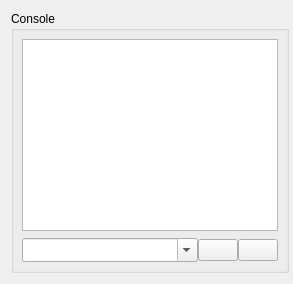
        <widget class="QWidget" name="layoutWidget1">
         <layout class="QHBoxLayout" name="horizontalLayout_29">
          <property name="rightMargin">
           <number>4</number>
          </property>
          <item>
           <widget class="GroupBox" name="grpConsole">
            <property name="autoFillBackground">
             <bool>false</bool>
            </property>
            <property name="title">
             <string>Console</string>
            </property>
            <layout class="QVBoxLayout" name="verticalLayout_3" stretch="0,0,0">
             <property name="spacing">
              <number>0</number>
             </property>
             <property name="leftMargin">
              <number>8</number>
             </property>
             <property name="topMargin">
              <number>8</number>
             </property>
             <property name="rightMargin">
              <number>8</number>
             </property>
             <property name="bottomMargin">
              <number>8</number>
             </property>
             <item>
              <widget class="QPlainTextEdit" name="txtConsole">
               <property name="minimumSize">
                <size>
                 <width>0</width>
                 <height>1</height>
                </size>
               </property>
               <property name="font">
                <font>
                 <pointsize>9</pointsize>
                </font>
               </property>
               <property name="readOnly">
                <bool>true</bool>
               </property>
              </widget>
             </item>
             <item>
              <spacer name="spacerConsole">
               <property name="orientation">
                <enum>Qt::Vertical</enum>
               </property>
               <property name="sizeType">
                <enum>QSizePolicy::Fixed</enum>
               </property>
               <property name="sizeHint" stdset="0">
                <size>
                 <width>20</width>
                 <height>7</height>
                </size>
               </property>
              </spacer>
             </item>
             <item>
              <layout class="QHBoxLayout" name="horizontalLayout_7" stretch="1,0,0">
               <item>
                <widget class="ComboBox" name="cboCommand">
                 <property name="styleSheet">
                  <string notr="true">padding-top: 3;
padding-bottom: 3;
padding-right: 8;</string>
                 </property>
                 <property name="editable">
                  <bool>true</bool>
                 </property>
                 <property name="maxVisibleItems">
                  <number>5</number>
                 </property>
                 <property name="maxCount">
                  <number>10</number>
                 </property>
                 <property name="insertPolicy">
                  <enum>QComboBox::InsertAtTop</enum>
                 </property>
                </widget>
               </item>
               <item>
                <widget class="QPushButton" name="cmdCommandSend">
                 <property name="toolTip">
                  <string>Send command</string>
                 </property>
                 <property name="icon">
                  <iconset resource="images.qrc">
                   <normaloff>:/images/send_1.png</normaloff>:/images/send_1.png</iconset>
                 </property>
                 <property name="iconSize">
                  <size>
                   <width>16</width>
                   <height>16</height>
                  </size>
                 </property>
                </widget>
               </item>
               <item>
                <widget class="QPushButton" name="cmdClearConsole">
                 <property name="toolTip">
                  <string>Clear console</string>
                 </property>
                 <property name="icon">
                  <iconset resource="images.qrc">
                   <normaloff>:/images/erase_1.png</normaloff>:/images/erase_1.png</iconset>
                 </property>
                 <property name="iconSize">
                  <size>
                   <width>16</width>
                   <height>16</height>
                  </size>
                 </property>
                </widget>
               </item>
              </layout>
             </item>
            </layout>
           </widget>
          </item>
         </layout>
        </widget>
